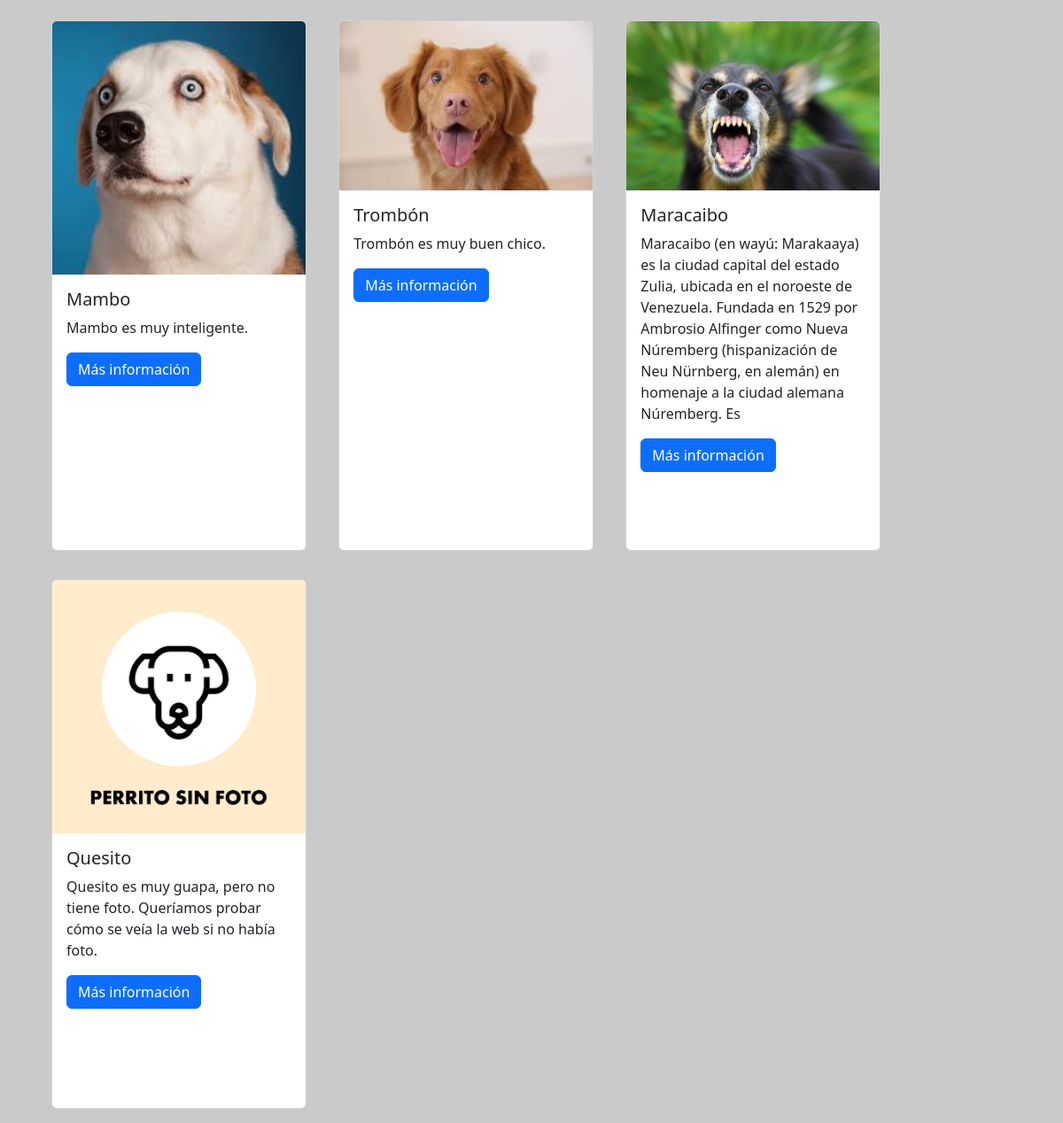
The page /php/index.php?filtro=albergue (lower part) on the database as committed earlier.
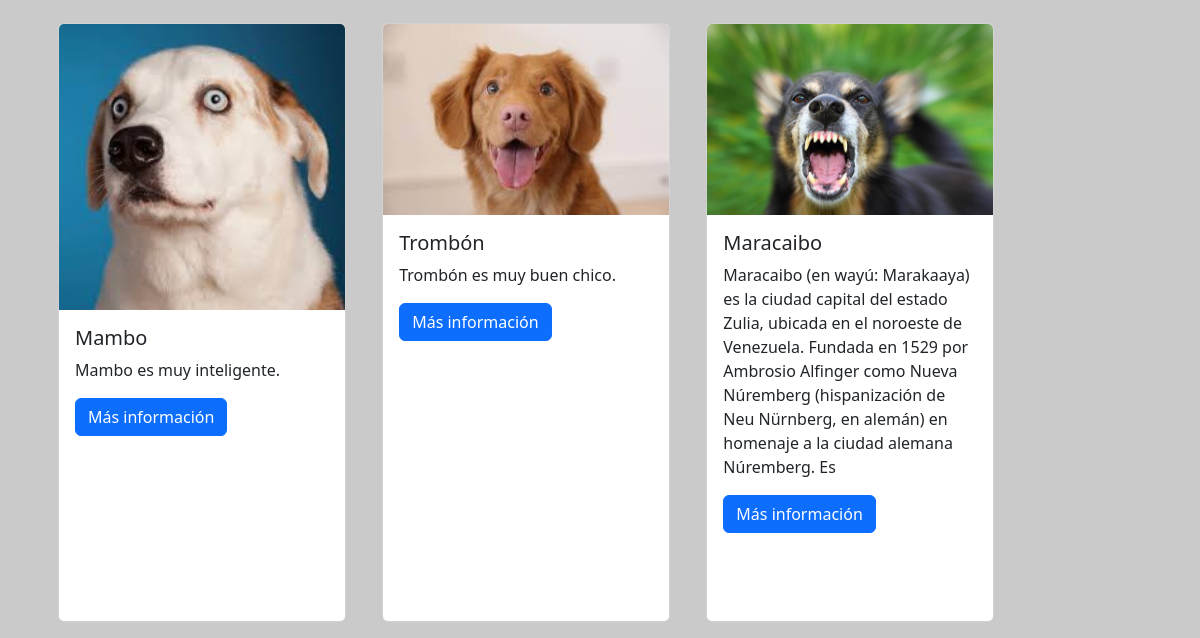
The same page on the database as committed later.
### tables this page shows
CREATE TABLE mascota (
    ID INT PRIMARY KEY AUTO_INCREMENT,
    Nombre VARCHAR(15) NOT NULL UNIQUE,
    Raza VARCHAR(20) NOT NULL,
    Tamanio ENUM('Grande', 'Pequeño', 'Mediano') NOT NULL,
    FechaRegistro DATETIME NOT NULL DEFAULT CURRENT_TIMESTAMP,
    FechaSalida DATE,
    FechaNacimiento DATE,
    Sexo ENUM('Macho', 'Hembra') NOT NULL,
    Localizacion ENUM('albergue', 'acogida') NOT NULL,
    Foto VARCHAR(255),
    Descripcion VARCHAR(255)
);

### php/index.php (the view, shortened to what this page needs)
<?php
include 'inc/func.inc.php';
include 'inc/mysql.inc.php';
$query = "SELECT * FROM albergue.mascota;";
if (isset($_GET['filtro'])) {
    if ($_GET['filtro'] == 'albergue') {
        $query = "SELECT * FROM albergue.mascota WHERE localizacion = 'albergue';";
    }
}
$table = $mysqli->query($query);
?>
<main>
    <section class="container">
        <?php while ($row = $table->fetch_assoc()) { ?>
            <div id="id<?php echo $row["ID"] ?>" class="card d-inline-block m-3 align-top">
                <img src="../mediabd/<?php echo $row["Foto"] ?>" alt="Imagen del perro <?php echo $row["ID"] ?>" class="card-img-top">
                <div class="card-body">
                    <h5 class="card-title"><?php echo $row["Nombre"] ?></h5>
                    <p class="card-text"><?php echo $row["Descripcion"] ?></p>
                    <a href="./info_mascota.php?idMascota=<?php echo $row["ID"] ?>" class="btn btn-primary">Más
                        información</a>
                </div>
            </div>
        <?php } ?>
    </section>
</main>

Rows that differ between the two databases and show on the page:
no longer on this page (row edited): mascota: shows a picture, Nombre "Quesito", Descripcion "Quesito es muy guapa, pero no tiene foto. Queríamos probar cómo se veía la web si no había foto."
